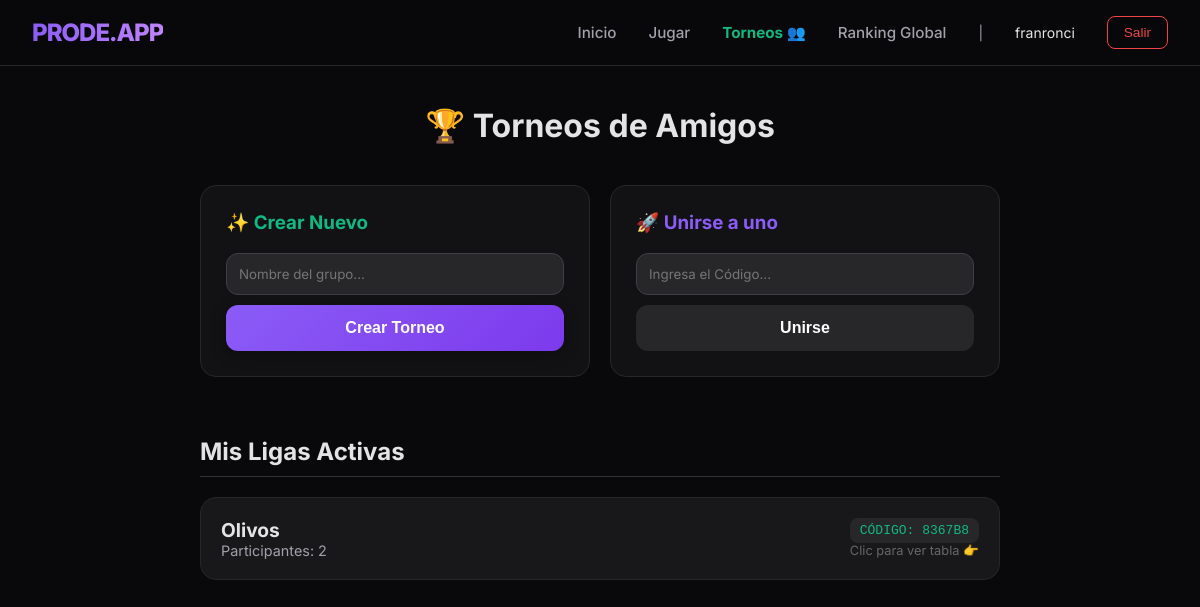
/torneos/ (signed in), run on the app's committed database.
### core/models.py (models this page shows, shortened)
class Torneo(models.Model):
    nombre = models.CharField(max_length=100)
    codigo = models.CharField(max_length=10, unique=True, editable=False)
    participantes = models.ManyToManyField(User, related_name='torneos_participados')
    creador = models.ForeignKey(User, on_delete=models.CASCADE, related_name='torneos_creados')

### core/views.py (the view, shortened to what this page needs)
# urls.py: path('torneos/', views.mis_torneos, name='mis_torneos'),
@login_required
def mis_torneos(request):
    if request.method == 'POST' and 'crear_torneo' in request.POST:
        nombre = request.POST.get('nombre_torneo')
        if nombre:
            nuevo_torneo = Torneo.objects.create(nombre=nombre, creador=request.user)
            nuevo_torneo.participantes.add(request.user)
            return redirect('detalle_torneo', torneo_id=nuevo_torneo.id)
    mis_grupos = request.user.torneos_participados.all()
    return render(request, 'torneos.html', {'mis_grupos': mis_grupos})

### templates/torneos.html (shortened to what this page needs)
{% extends 'base.html' %}
{% block content %}
<div style="max-width: 800px; margin: auto;">
    <h1 style="text-align: center; margin-bottom: 40px;">🏆 Torneos de Amigos</h1>
    <div style="display: flex; gap: 20px; flex-wrap: wrap;">
        <div class="form-box" style="flex: 1;">
            <h3 style="color: var(--accent); margin-top: 0;">✨ Crear Nuevo</h3>
            <form method="POST">
                <input type="text" name="nombre_torneo" placeholder="Nombre del grupo..." required
                       style="width: 100%; margin-bottom: 10px; box-sizing: border-box;">
                <button type="submit" class="btn-action" style="width: 100%;">Crear Torneo</button>
            </form>
        </div>
        <div class="form-box" style="flex: 1;">
            <h3 style="color: var(--primary); margin-top: 0;">🚀 Unirse a uno</h3>
            <form method="POST">
                <input type="text" name="codigo_torneo" placeholder="Ingresa el Código..." required
                       style="width: 100%; margin-bottom: 10px; box-sizing: border-box;">
                <button type="submit" class="btn-outline" style="width: 100%; color: white; background: #27272a;">Unirse</button>
            </form>
        </div>
    </div>
    <h2 style="border-bottom: 1px solid #333; padding-bottom: 10px; margin-bottom: 20px;">Mis Ligas Activas</h2>
    {% for torneo in mis_grupos %}
        <a href="{% url 'detalle_torneo' torneo.id %}">
            <div class="torneo-card">
                <div>
                    <div style="font-weight: bold; font-size: 1.2rem;">{{ torneo.nombre }}</div>
                    <div style="color: var(--text-muted); font-size: 0.9rem;">Participantes: {{ torneo.participantes.count }}</div>
                </div>
                <div style="text-align: right;">
                    <span style="background: #27272a; padding: 5px 10px; border-radius: 8px; font-family: monospace; color: var(--accent);">
                        CÓDIGO: {{ torneo.codigo }}
                    </span>
                    <div style="font-size: 0.8rem; color: #666; margin-top: 5px;">Clic para ver tabla 👉</div>
                </div>
            </div>
        </a>
    {% empty %}
        <p style="text-align: center; color: var(--text-muted); padding: 40px;">No estás en ningún torneo de amigos aún.</p>
    {% endfor %}
</div>
{% endblock %}

### templates/base.html (shortened to what this page needs)
<!DOCTYPE html>
<html lang="es">
<head>
</head>
<body>
    <nav class="navbar">
        <a href="{% url 'home' %}" class="logo">PRODE.APP</a>
        <div class="nav-links">
            <a href="{% url 'home' %}" class="nav-item">Inicio</a>
            <a href="{% url 'prode' %}" class="nav-item">Jugar</a>
            <a href="{% url 'mis_torneos' %}" class="nav-item" style="color: var(--accent); font-weight: 700;">Torneos 👥</a>
            <a href="{% url 'ranking' %}" class="nav-item">Ranking Global</a>
            {% if user.is_authenticated %}
                <span style="font-size: 14px; color: var(--text-muted);">|</span>
                <span style="font-size: 14px;">{{ user.username }}</span>
                <form action="{% url 'logout' %}" method="post" style="display:inline;">
                    <button type="submit" class="btn-logout">Salir</button>
                </form>
            {% else %}
                <a href="{% url 'login' %}" class="btn-login">Ingresar</a>
            {% endif %}
        </div>
    </nav>
    <div class="container fade-in">
        {% block content %}
        {% endblock %}
    </div>
</body>
</html>

### templates/base.html (style rules this page uses)
:root { --bg-color: #09090b; --card-bg: #18181b; --card-border: #27272a; --text-main: #e4e4e7; --text-muted: #a1a1aa; --primary: #8b5cf6; --primary-glow: rgba(139, 92, 246, 0.4); --accent: #10b981; --accent-glow: rgba(16, 185, 129, 0.4); --danger: #ef4444; --radius: 16px; --transition: all 0.3s cubic-bezier(0.4, 0, 0.2, 1); }
body { font-family: 'Inter', sans-serif; background-color: var(--bg-color); color: var(--text-main); margin: 0; padding: 0; min-height: 100vh; overflow-x: hidden; }
a { text-decoration: none; color: inherit; transition: var(--transition); }
.fade-in { animation: fadeIn 0.6s ease-out forwards; }
.navbar { background: rgba(9, 9, 11, 0.85); backdrop-filter: blur(12px); border-bottom: 1px solid var(--card-border); padding: 1rem 2rem; display: flex; justify-content: space-between; align-items: center; position: sticky; top: 0; z-index: 100; }
.logo { font-weight: 800; font-size: 1.5rem; letter-spacing: -1px; background: linear-gradient(to right, var(--primary), #c084fc); background-clip: text; -webkit-background-clip: text; color: transparent; }
.nav-links { display: flex; gap: 2rem; align-items: center; }
.nav-item { font-size: 0.95rem; font-weight: 500; color: var(--text-muted); position: relative; }
.nav-item::after { content: ''; position: absolute; width: 0; height: 2px; bottom: -4px; left: 0; background-color: var(--primary); transition: var(--transition); }
.btn-logout { background: transparent; border: 1px solid var(--danger); color: var(--danger); padding: 0.5rem 1rem; border-radius: 8px; cursor: pointer; font-size: 0.85rem; transition: var(--transition); }
.container { max-width: 900px; margin: 40px auto; padding: 0 20px; }
input[type="text"], input[type="password"], input[type="number"], select { background-color: #27272a; border: 1px solid #3f3f46; color: white; padding: 12px; border-radius: 12px; outline: none; font-family: 'Inter', sans-serif; transition: var(--transition); }
.btn-action { background: linear-gradient(135deg, var(--primary), #7c3aed); color: white; border: none; padding: 14px 28px; border-radius: 12px; font-weight: 600; font-size: 1rem; cursor: pointer; transition: var(--transition); box-shadow: 0 4px 15px rgba(0,0,0,0.3); display: inline-block; text-align: center; }
.btn-outline { background: transparent; border: 2px solid var(--card-border); color: var(--text-main); padding: 12px 26px; border-radius: 12px; font-weight: 600; font-size: 1rem; display: inline-block; }

### templates/torneos.html (style rules this page uses)
.torneo-card { background: var(--card-bg); border: 1px solid var(--card-border); padding: 20px; border-radius: 16px; margin-bottom: 15px; display: flex; justify-content: space-between; align-items: center; transition: var(--transition); }
.form-box { background: #121214; padding: 25px; border-radius: 16px; border: 1px solid var(--card-border); margin-bottom: 40px; }

### data on the page
Torneo: nombre "Olivos", participantes.count "2", codigo "8367B8"

### other printed values
{{ user.username }} "franronci"
